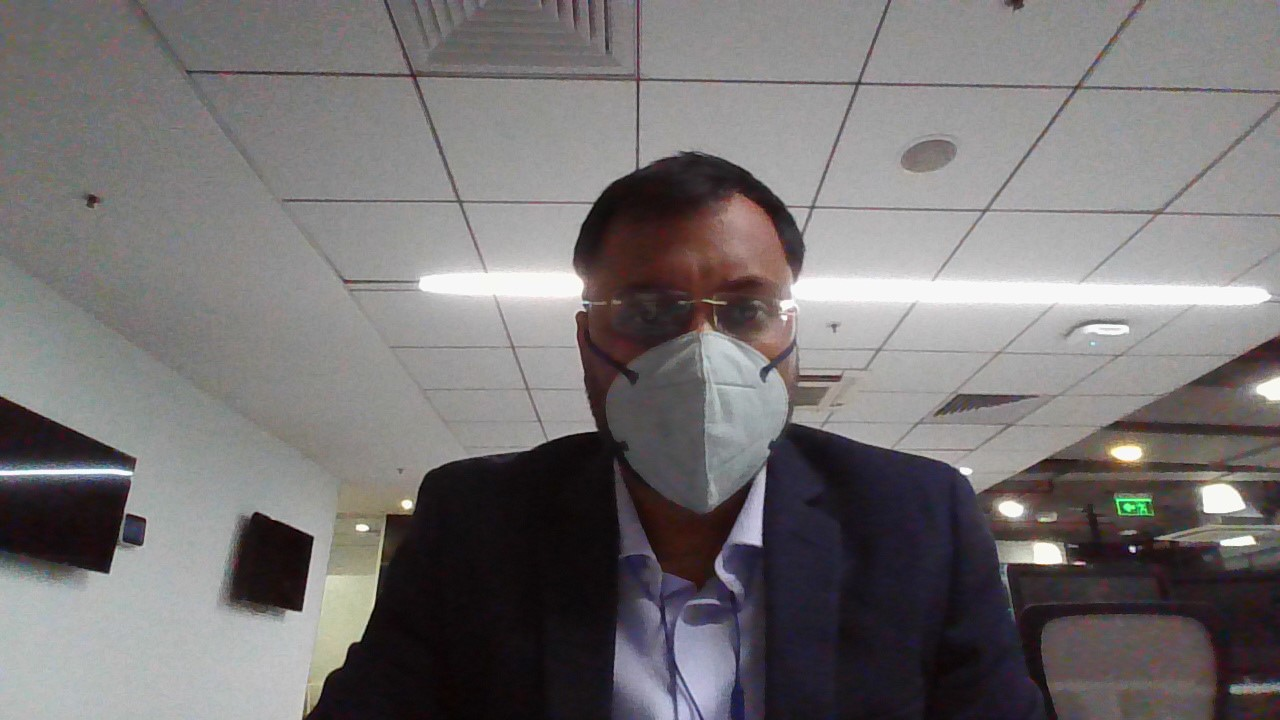
#> input picture sample_image.png.jpg, 1280 x 720 px
$ python make_art.py
#> lines starting #> are read from the running program, lines starting #| are printed output that depends on the picture
import cv2
import numpy as np
import sys

symbols_list = ["#", "-", "*", ".", "+", "o"]
threshold_lst = [0, 50, 100, 150, 200]


def print_out_ascii(array):
    """print the coded image with symbols"""
    for row in array:
        for e in row:
            print(symbols_list[int(e) % len(symbols_list)], end="")
        print()


def img_to_ascii(image):
    """returns the numeric coded image"""

    # resizing parameters
    # adjust these parameters if the output doesn't fit to the screen
    height, width = image.shape
    new_width = int(width / 20)
    new_height = int(height / 40)
    # resize image to fit the printing screen
    resized_image = cv2.resize(image, (new_width, new_height), )
    thresh_image = np.zeros(resized_image.shape)

    for i, threshold in enumerate(threshold_lst):
        # assign corresponding values according to the index of threshold applied
        thresh_image[resized_image > threshold] = i
    return thresh_image


if __name__ == "__main__":

    if len(sys.argv) < 2:
        print("Image Path not specified : Using sample_image.png\n")
        image_path = "sample_image.png.jpg"  # default image path

    if len(sys.argv) == 2:
        print("Using {} as Image Path\n".format(sys.argv[1]))
        image_path = sys.argv[1]

    image = cv2.imread(image_path, 0)  # read image
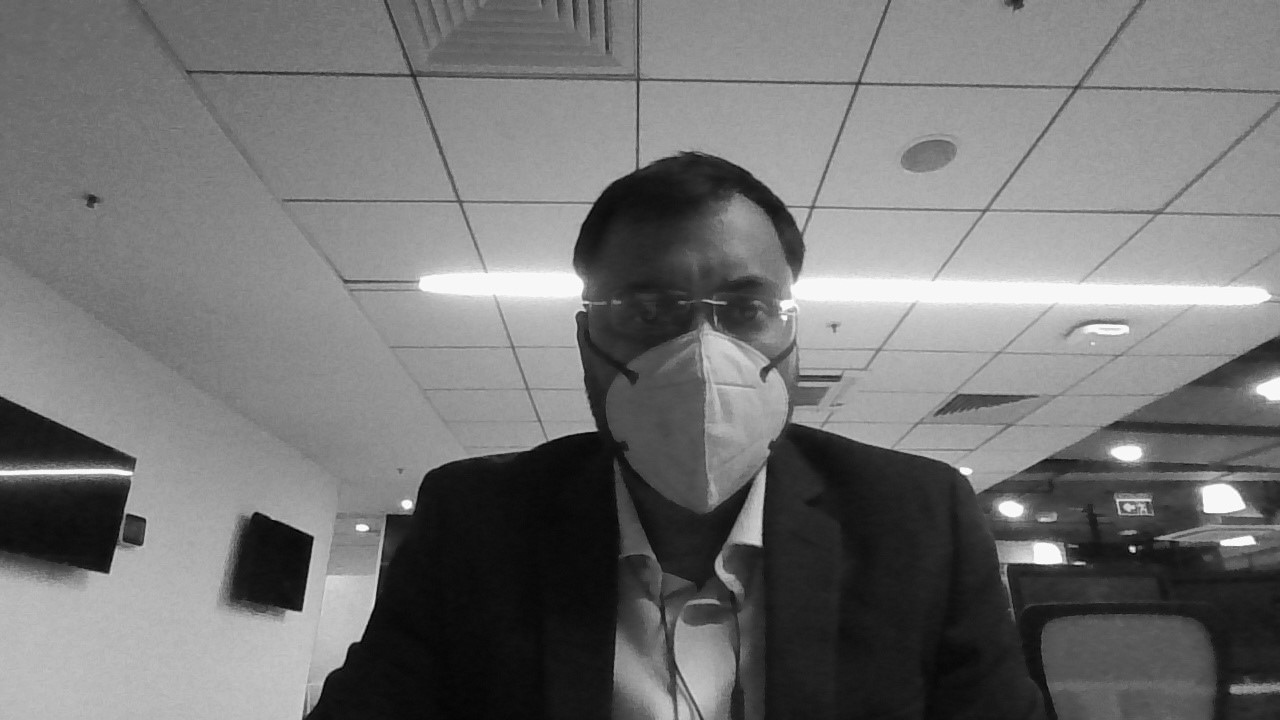
#> image: shape (720, 1280); min 0, max 255, mean 115.4

    ascii_art = img_to_ascii(image)
    print_out_ascii(ascii_art)
#> the loop in print_out_ascii, `for row in array:` made 18 passes
